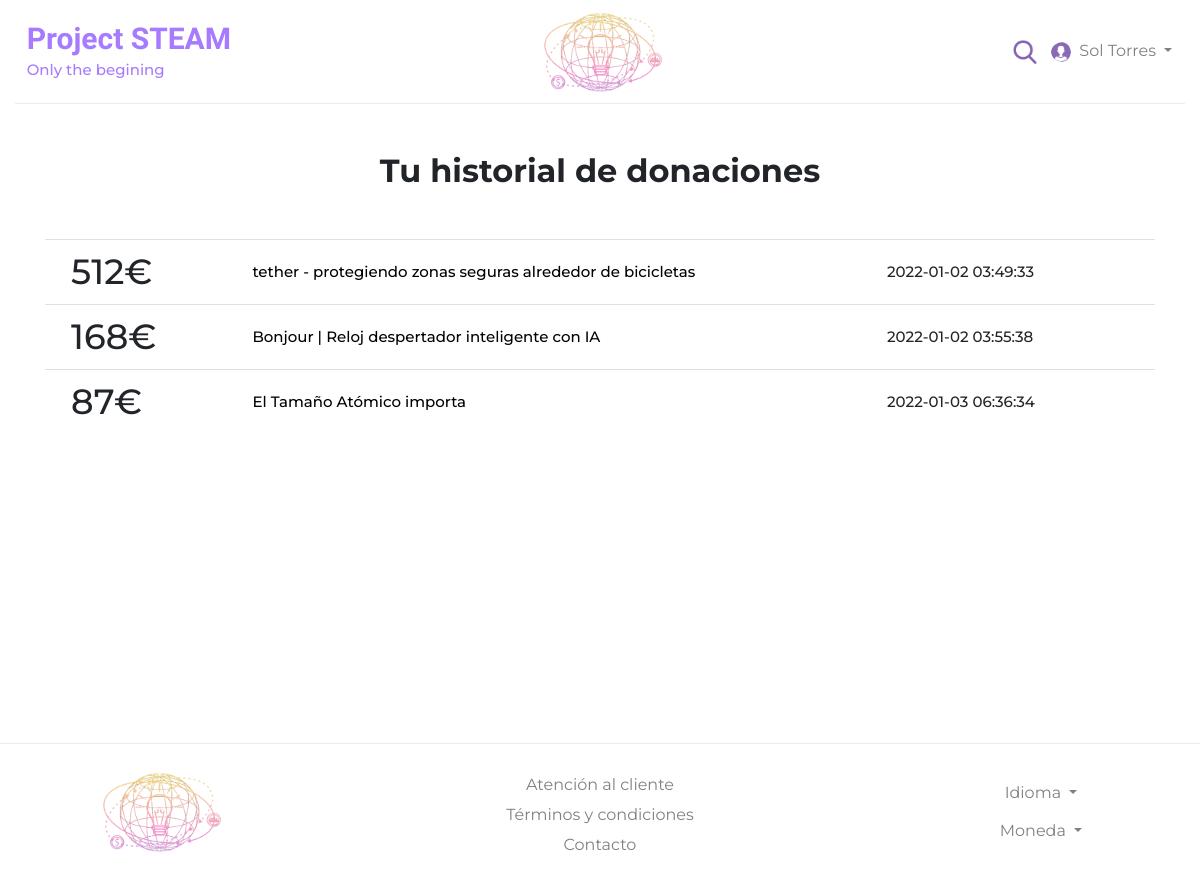
Screenshot of /your_donations.php (signed in) with the database file from the repository.
### tables this page shows
CREATE TABLE `donations` (
  `id` int(11) NOT NULL,
  `id_user` int(11) NOT NULL,
  `id_project` int(11) NOT NULL,
  `donation` int(11) NOT NULL,
  `date` timestamp NOT NULL DEFAULT current_timestamp(),
  `donor_name` varchar(100) NOT NULL
);

CREATE TABLE `projects` (
  `title` text NOT NULL,
  `subtitle` text NOT NULL,
  `organizer_id` int(11) NOT NULL,
  `start_date` timestamp NOT NULL DEFAULT current_timestamp(),
  `end_date` timestamp NOT NULL DEFAULT current_timestamp(),
  `description` text NOT NULL,
  `picture` text NOT NULL,
  `moneyGoal` int(11) NOT NULL,
  `id_project` int(11) NOT NULL,
  `science` tinyint(1) NOT NULL,
  `tech` tinyint(1) NOT NULL,
  `eng` tinyint(1) NOT NULL,
  `art` tinyint(1) NOT NULL,
  `math` tinyint(1) NOT NULL
);

### your_donations.php (the view, shortened to what this page needs)
<?php
  include "dbConn.php";
  $sql = "SELECT * FROM `donations` INNER JOIN users ON donations.id_user = users.id_user INNER JOIN projects ON donations.id_project = projects.id_project WHERE users.id_user=". $_SESSION['user_id']. " AND `users`.active = 1 ORDER BY date ASC";
  $result = mysqli_query($connection, $sql);
  $donations = [];
  if (mysqli_num_rows($result) > 0) {
    while($row = mysqli_fetch_assoc($result)) {
      $donations[] =  $row;
    }
  } else {
    $project_donations='0';
  }
?>
<!DOCTYPE html>
<html lang="es">
<head>
    <link rel="stylesheet" href="https://maxcdn.bootstrapcdn.com/bootstrap/4.0.0/css/bootstrap.min.css"
 />
    <link href="css/style.css" rel="stylesheet" />
</head>
<body>
    <?php include "top_bar.php"?>
    <div class="container text-center project_header mt-5 mb-5">
        <h1>Tu historial de donaciones</h1>
    </div>
    <div class="container donations_elements">
        <?php
            for ($i=0; $i<count($donations); $i++) {
            echo
            '<div class="row element">
            <div class="col-md-2 element_col">
            <h1>'. $donations[$i]['donation'].'€</h1>
            </div>
            <div class="col-md-7 element_col">
            <h2><a href="proyectos.php?project_id='.$donations[$i]['id_project'].'">'.$donations[$i]['title'].'</a></h2>
            </div>
            <div class="col-md-3 element_col">
            <h2>'.$donations[$i]['date'].'</h2>
            </div>
            </div>
            ';
            }
        ?>
    </div>
    <footer class="row footer_container">
        <div class="col-md-3 footer_columna">
            <img class="img-fluid logo" src="media/logo_multicolor.png" />
        </div>
        <div class="col-md-6 footer_columna">
            <a href="#">Atención al cliente</a>
            <a href="#">Términos y condiciones</a>
            <a href="#">Contacto</a>
        </div>
        <div class="col-md-3 footer_columna">
            <div class="dropdown show">
                <a class="btn dropdown-toggle" href="#" role="button" id="dropdownMenuLink" data-toggle="dropdown"
                    aria-haspopup="true" aria-expanded="false">
                    Idioma
                </a>
            </div>
            <div class="dropdown show">
                <a class="btn dropdown-toggle" href="#" role="button" id="dropdownMenuLink" data-toggle="dropdown"
                    aria-haspopup="true" aria-expanded="false">
                    Moneda
                </a>
            </div>
        </div>
    </footer>
</body>
</html>

### css/style.css (style rules this page uses)
:root { --amarillo: #FFE031; --rosa: #FF66C4; --morado: #A77BFF; --verdeSteam: #9bffb2; --celesteSteam: #47e2ff; --amarilloSteam: #ffeb3f; --naranjaSteam: #fd9b1e; --rojoSteam: #ff3838; --colorClaro: #f8f9f9; }
body { margin: 0; padding: 0; font-family: 'Montserrat', sans-serif; }
h1 { margin: 0; font-size: 35px; }
h2 { margin: 0; padding-top: 0.75%; padding-bottom: 0.75%; font-size: 15px; }
.logo { position: relative; height: 80px; width: auto; margin-block: auto; justify-self: center; }
.footer_container { border-top: 1px solid #e9ecef; margin-top: 2%; padding-block: 1%; padding: 2% 1%; margin-inline: 0px; }
.footer_columna { margin-top: auto; margin-bottom: auto; text-align: center; }
footer a, .nav a { display: block; padding-top: 1%; color: grey; }
.project_header h1 { font-weight: bold; font-size: xx-large; text-align: center; }
.donations_elements { min-height: 30rem; max-height: 50rem; overflow: auto; }
.element { border-top: 1.5px solid #dfe0e2; margin: 0; padding: 1%; }
.element_col { margin-block: auto; }
.element a { color:black; }

### rows the page displays
donations: donation "512", id_project.title "tether - protegiendo zonas seguras alrededor de bicicletas", date "2022-01-02 03:49:33"
donations: donation "168", id_project.title "Bonjour | Reloj despertador inteligente con IA", date "2022-01-02 03:55:38"
donations: donation "87", id_project.title "El Tamaño Atómico importa", date "2022-01-03 06:36:34"

### other values shown
$_SESSION['name'] "Sol Torres"
